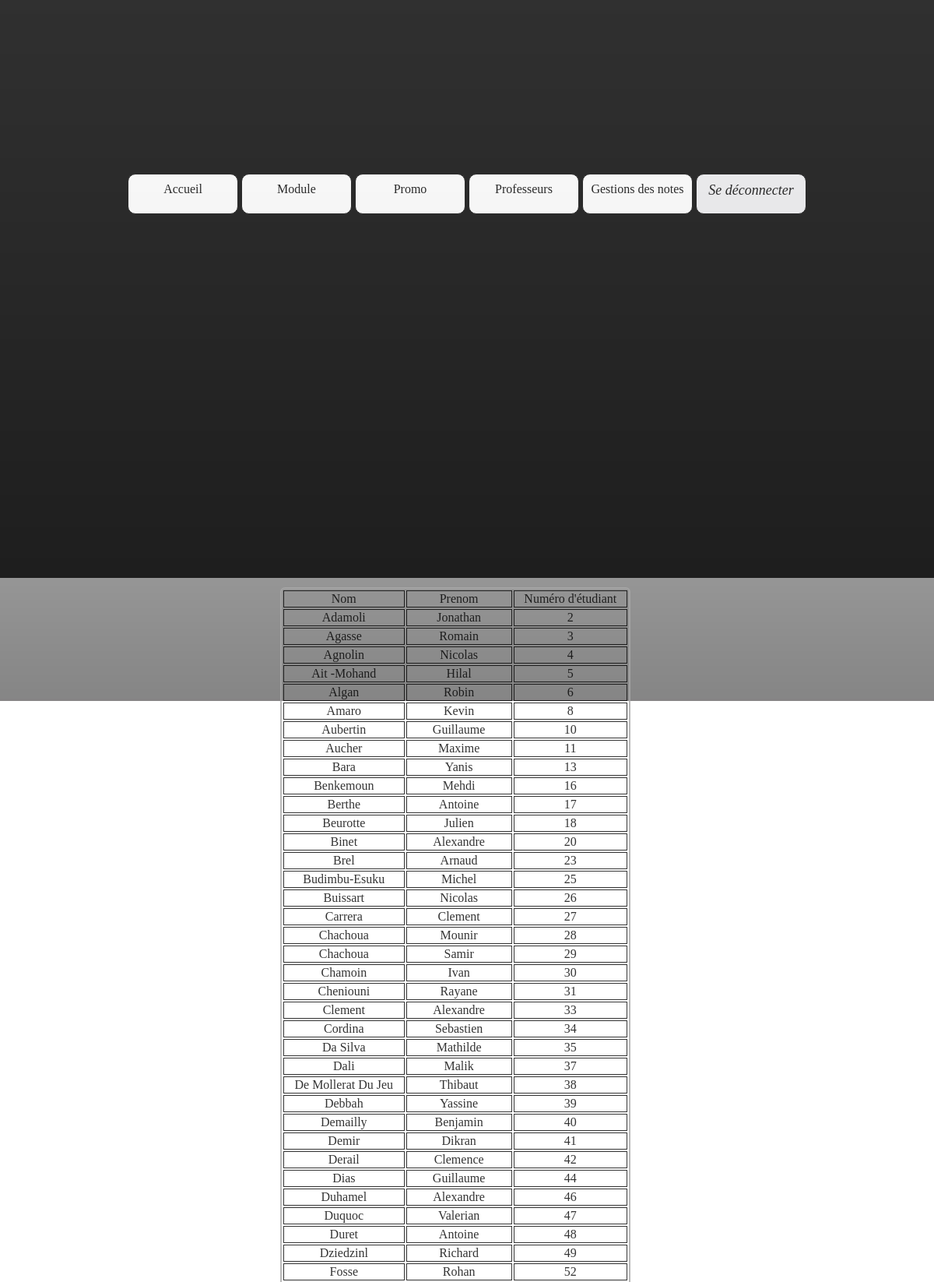
The page /index.php?page=promo1 (signed in, upper part) on the database its author committed.
### tables this page shows
CREATE TABLE IF NOT EXISTS `eleve` (
  `numEtudiant` int(10) NOT NULL AUTO_INCREMENT,
  `anneeRedouble` tinyint(1) NOT NULL DEFAULT '0',
  `idPromo` int(2) NOT NULL,
  `idUtil` int(5) NOT NULL,
  PRIMARY KEY (`numEtudiant`)
);

CREATE TABLE IF NOT EXISTS `utilisateur` (
  `idUtil` int(5) NOT NULL AUTO_INCREMENT,
  `login` varchar(30) NOT NULL,
  `pass` varchar(32) NOT NULL,
  `nom` varchar(30) NOT NULL,
  `prenom` varchar(30) NOT NULL,
  `idRole` int(2) NOT NULL,
  PRIMARY KEY (`idUtil`)
);

### fonctions/fonctions.php (called while the page is built, shortened)
<?php
function execReq($req){
	$res = mysql_query($req);
	return $res;
}
?>

### display/CPI1.php (the view, shortened to what this page needs)
<?php
$req='select u.nom nom,u.prenom prenom, u.idUtil idUtil, e.numEtudiant numEtudiant from utilisateur u, eleve e where e.idPromo="1" AND u.idUtil=e.idUtil';
    $res=execReq($req);
    echo'<table>';
     echo'<tr><td>Nom</td><td>Prenom</td><td>Numéro d\'étudiant</td></tr>';
   while($donnee=mysql_fetch_assoc($res))
   {
       if ($donnee['idUtil']==$_SESSION['idUtil']){
                echo'<tr id="perso"><td>'.$donnee['nom'].'</td><td>'.$donnee['prenom'].'</td><td>'.$donnee['numEtudiant'].'</td></tr>';
            }
            else{
                echo'<tr><td>'.$donnee['nom'].'</td><td>'.$donnee['prenom'].'</td><td>'.$donnee['numEtudiant'].'</td></tr>';
            }
   }
   echo'</table>';
?>

### css/design.css (style rules this page uses)
table { border: 2px solid darkgray; border-radius: 6px; margin-top: 1%; margin-left: 30%; width: 450px; }
td { border: 1px solid black; text-align: center; }

### structure/debut.php (style rules this page uses)
body { background: transparent; background-image: url("image/test-2.jpg");background-repeat: no-repeat; background-attachment: fixed;background-size: 100%; opacity: 0.8; }

### rows shown on the page
eleve: idUtil.nom "Adamoli", idUtil.prenom "Jonathan", numEtudiant "2"
eleve: idUtil.nom "Agasse", idUtil.prenom "Romain", numEtudiant "3"
eleve: idUtil.nom "Agnolin", idUtil.prenom "Nicolas", numEtudiant "4"
eleve: idUtil.nom "Ait -Mohand", idUtil.prenom "Hilal", numEtudiant "5"
eleve: idUtil.nom "Algan", idUtil.prenom "Robin", numEtudiant "6"
eleve: idUtil.nom "Amaro", idUtil.prenom "Kevin", numEtudiant "8"
eleve: idUtil.nom "Aubertin", idUtil.prenom "Guillaume", numEtudiant "10"
eleve: idUtil.nom "Aucher", idUtil.prenom "Maxime", numEtudiant "11"
eleve: idUtil.nom "Bara", idUtil.prenom "Yanis", numEtudiant "13"
eleve: idUtil.nom "Benkemoun", idUtil.prenom "Mehdi", numEtudiant "16"
eleve: idUtil.nom "Berthe", idUtil.prenom "Antoine", numEtudiant "17"
eleve: idUtil.nom "Beurotte", idUtil.prenom "Julien", numEtudiant "18"
eleve: idUtil.nom "Binet", idUtil.prenom "Alexandre", numEtudiant "20"
eleve: idUtil.nom "Brel", idUtil.prenom "Arnaud", numEtudiant "23"
eleve: idUtil.nom "Budimbu-Esuku", idUtil.prenom "Michel", numEtudiant "25"
eleve: idUtil.nom "Buissart", idUtil.prenom "Nicolas", numEtudiant "26"
eleve: idUtil.nom "Carrera", idUtil.prenom "Clement", numEtudiant "27"
eleve: idUtil.nom "Chachoua", idUtil.prenom "Mounir", numEtudiant "28"
eleve: idUtil.nom "Chachoua", idUtil.prenom "Samir", numEtudiant "29"
eleve: idUtil.nom "Chamoin", idUtil.prenom "Ivan", numEtudiant "30"
eleve: idUtil.nom "Cheniouni", idUtil.prenom "Rayane", numEtudiant "31"
eleve: idUtil.nom "Clement", idUtil.prenom "Alexandre", numEtudiant "33"
eleve: idUtil.nom "Cordina", idUtil.prenom "Sebastien", numEtudiant "34"
eleve: idUtil.nom "Da Silva", idUtil.prenom "Mathilde", numEtudiant "35"
eleve: idUtil.nom "Dali", idUtil.prenom "Malik", numEtudiant "37"
eleve: idUtil.nom "De Mollerat Du Jeu", idUtil.prenom "Thibaut", numEtudiant "38"
eleve: idUtil.nom "Debbah", idUtil.prenom "Yassine", numEtudiant "39"
eleve: idUtil.nom "Demailly", idUtil.prenom "Benjamin", numEtudiant "40"
eleve: idUtil.nom "Demir", idUtil.prenom "Dikran", numEtudiant "41"
eleve: idUtil.nom "Derail", idUtil.prenom "Clemence", numEtudiant "42"
eleve: idUtil.nom "Dias", idUtil.prenom "Guillaume", numEtudiant "44"
eleve: idUtil.nom "Duhamel", idUtil.prenom "Alexandre", numEtudiant "46"
eleve: idUtil.nom "Duquoc", idUtil.prenom "Valerian", numEtudiant "47"
eleve: idUtil.nom "Duret", idUtil.prenom "Antoine", numEtudiant "48"
eleve: idUtil.nom "Dziedzinl", idUtil.prenom "Richard", numEtudiant "49"
eleve: idUtil.nom "Fosse", idUtil.prenom "Rohan", numEtudiant "52"
